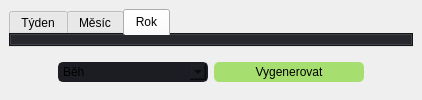
                  <widget class="QWidget" name="graphs_widget">
                   <layout class="QHBoxLayout" name="horizontalLayout_26">
                    <property name="spacing">
                     <number>0</number>
                    </property>
                    <property name="leftMargin">
                     <number>0</number>
                    </property>
                    <property name="topMargin">
                     <number>0</number>
                    </property>
                    <property name="rightMargin">
                     <number>0</number>
                    </property>
                    <property name="bottomMargin">
                     <number>0</number>
                    </property>
                    <item>
                     <widget class="QFrame" name="graphs_frame">
                      <property name="styleSheet">
                       <string notr="true">border: none;</string>
                      </property>
                      <property name="frameShape">
                       <enum>QFrame::StyledPanel</enum>
                      </property>
                      <property name="frameShadow">
                       <enum>QFrame::Raised</enum>
                      </property>
                      <layout class="QVBoxLayout" name="verticalLayout_18">
                       <item>
                        <widget class="QTabWidget" name="tabWidget">
                         <property name="styleSheet">
                          <string notr="true">QTabWidget {
	background-color: rgb(27, 29, 35);
	border-radius: 5px;
	border: 2px solid rgb(27, 29, 35);
}</string>
                         </property>
                         <property name="currentIndex">
                          <number>2</number>
                         </property>
                         <widget class="PlotWidget" name="week_tab">
                          <attribute name="title">
                           <string>Týden</string>
                          </attribute>
                         </widget>
                         <widget class="PlotWidget" name="month_tab">
                          <attribute name="title">
                           <string>Měsíc</string>
                          </attribute>
                         </widget>
                         <widget class="PlotWidget" name="year_tab">
                          <attribute name="title">
                           <string>Rok</string>
                          </attribute>
                         </widget>
                        </widget>
                       </item>
                       <item>
                        <widget class="QFrame" name="graphs_menu_frame">
                         <property name="frameShape">
                          <enum>QFrame::StyledPanel</enum>
                         </property>
                         <property name="frameShadow">
                          <enum>QFrame::Raised</enum>
                         </property>
                         <layout class="QHBoxLayout" name="horizontalLayout">
                          <item>
                           <spacer name="horizontalSpacer_36">
                            <property name="orientation">
                             <enum>Qt::Horizontal</enum>
                            </property>
                            <property name="sizeHint" stdset="0">
                             <size>
                              <width>40</width>
                              <height>20</height>
                             </size>
                            </property>
                           </spacer>
                          </item>
                          <item>
                           <widget class="QComboBox" name="graphs_box">
                            <property name="minimumSize">
                             <size>
                              <width>150</width>
                              <height>0</height>
                             </size>
                            </property>
                            <property name="maximumSize">
                             <size>
                              <width>150</width>
                              <height>16777215</height>
                             </size>
                            </property>
                            <property name="styleSheet">
                             <string notr="true">QComboBox{
	background-color: rgb(27, 29, 35);
	border-radius: 5px;
	border: 2px solid rgb(27, 29, 35);
}</string>
                            </property>
                            <item>
                             <property name="text">
                              <string>Běh</string>
                             </property>
                            </item>
                            <item>
                             <property name="text">
                              <string>Bruslení</string>
                             </property>
                            </item>
                            <item>
                             <property name="text">
                              <string>Chůze</string>
                             </property>
                            </item>
                            <item>
                             <property name="text">
                              <string>Cyklistika</string>
                             </property>
                            </item>
                           </widget>
                          </item>
                          <item>
                           <widget class="QPushButton" name="graphs_generate_button">
                            <property name="minimumSize">
                             <size>
                              <width>150</width>
                              <height>20</height>
                             </size>
                            </property>
                            <property name="maximumSize">
                             <size>
                              <width>150</width>
                              <height>20</height>
                             </size>
                            </property>
                            <property name="styleSheet">
                             <string notr="true">QPushButton {
	background-color: rgba(115, 210, 22, 150);
	color: rgb(0, 0, 0);
	border: 0px solid rgba(115, 210, 22, 150);
	border-radius: 5px;
}
QPushButton:hover {
	background-color: rgba(115, 210, 22, 200);
}
QPushButton:pressed {
	background-color: rgba(85, 170, 255, 100);
}</string>
                            </property>
                            <property name="text">
                             <string>Vygenerovat</string>
                            </property>
                           </widget>
                          </item>
                          <item>
                           <spacer name="horizontalSpacer_37">
                            <property name="orientation">
                             <enum>Qt::Horizontal</enum>
                            </property>
                            <property name="sizeHint" stdset="0">
                             <size>
                              <width>40</width>
                              <height>20</height>
                             </size>
                            </property>
                           </spacer>
                          </item>
                         </layout>
                        </widget>
                       </item>
                      </layout>
                     </widget>
                    </item>
                   </layout>
                  </widget>
